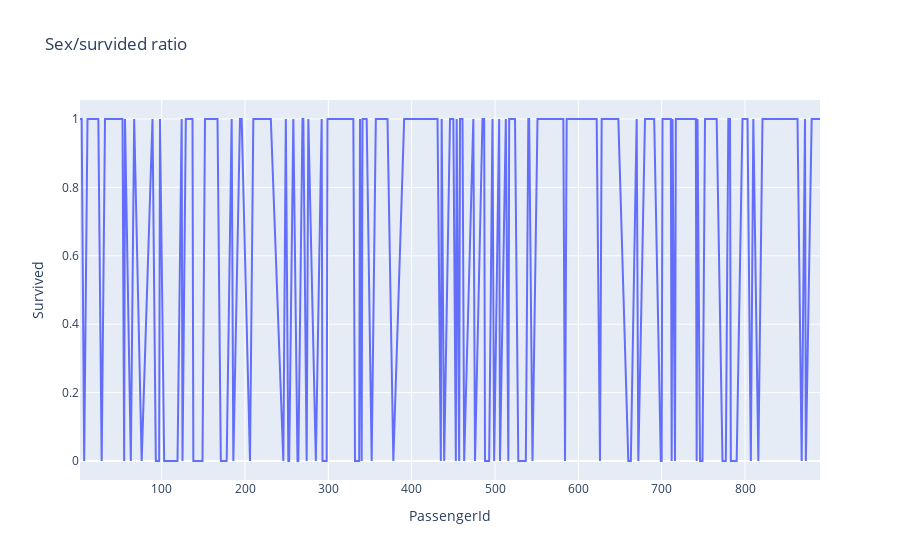

This figure's notebook cell:
### Markdown cell above
# Using plotly

### Code cell
plotly.create_line_plot(data_frame= my_frame, x= 'PassengerId', y= 'Survived', title='Sex/survided ratio')

### Figure 1 — Plotly figure (JSON) as saved in the notebook; plotly's stock layout.template omitted (floating-point values rounded to 4 significant figures; data arrays with more than 128 entries replaced by an {"elided": "..."} marker saying what was removed)
{"data": [{"hovertemplate": "PassengerId=%{x}<br>Survived=%{y}<extra></extra>", "legendgroup": "", "line": {"color": "#636efa", "dash": "solid"}, "mode": "lines", "name": "", "orientation": "v", "showlegend": false, "type": "scatter", "x": {"elided": "202 int values"}, "xaxis": "x", "y": {"elided": "202 int values"}, "yaxis": "y"}], "layout": {"legend": {"tracegroupgap": 0}, "title": {"text": "Sex/survided ratio"}, "xaxis": {"anchor": "y", "domain": [0, 1], "title": {"text": "PassengerId"}}, "yaxis": {"anchor": "x", "domain": [0, 1], "title": {"text": "Survived"}}}}
